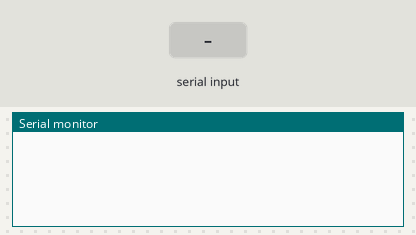
Simulated run of this sketch. Board: Arduino Uno, built with avr-gcc and run on an emulated ATmega328P. Shown: the last lines printed to the serial monitor. The test bench sets the inputs (shaded band).

Above: at 1.2 s.
1.3 s: "90,45\n" received over Serial
At 1.8 s:
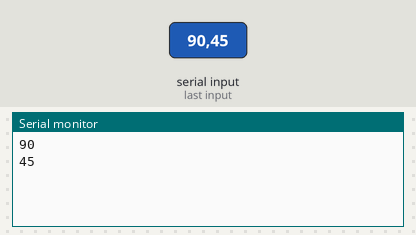
2.8 s: "30,150\n" received over Serial
At 4.9 s:
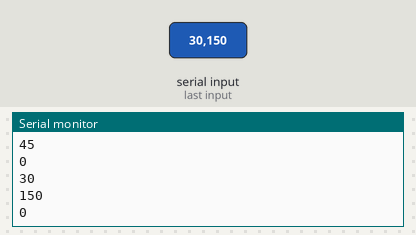
Timing chart, 0 to 6.4 s (numbered marks = the images above; inputs shaded):
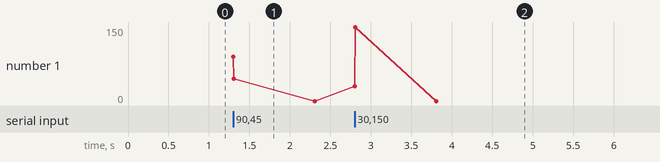

The sketch:

sketch_nov07a.ino
```cpp
void setup() {
  // put your setup code here, to run once:
 Serial.begin(9600);

}

void loop() {
    if(Serial.available()>0)
{
  int a= Serial.parseInt();
  Serial.println(a);
}

}
```

Measured:
- after the input at 1.3 s, the serial monitor: prints a new line at once (image 1)
- after the input at 2.8 s, the serial monitor: prints a new line at once (image 2)
